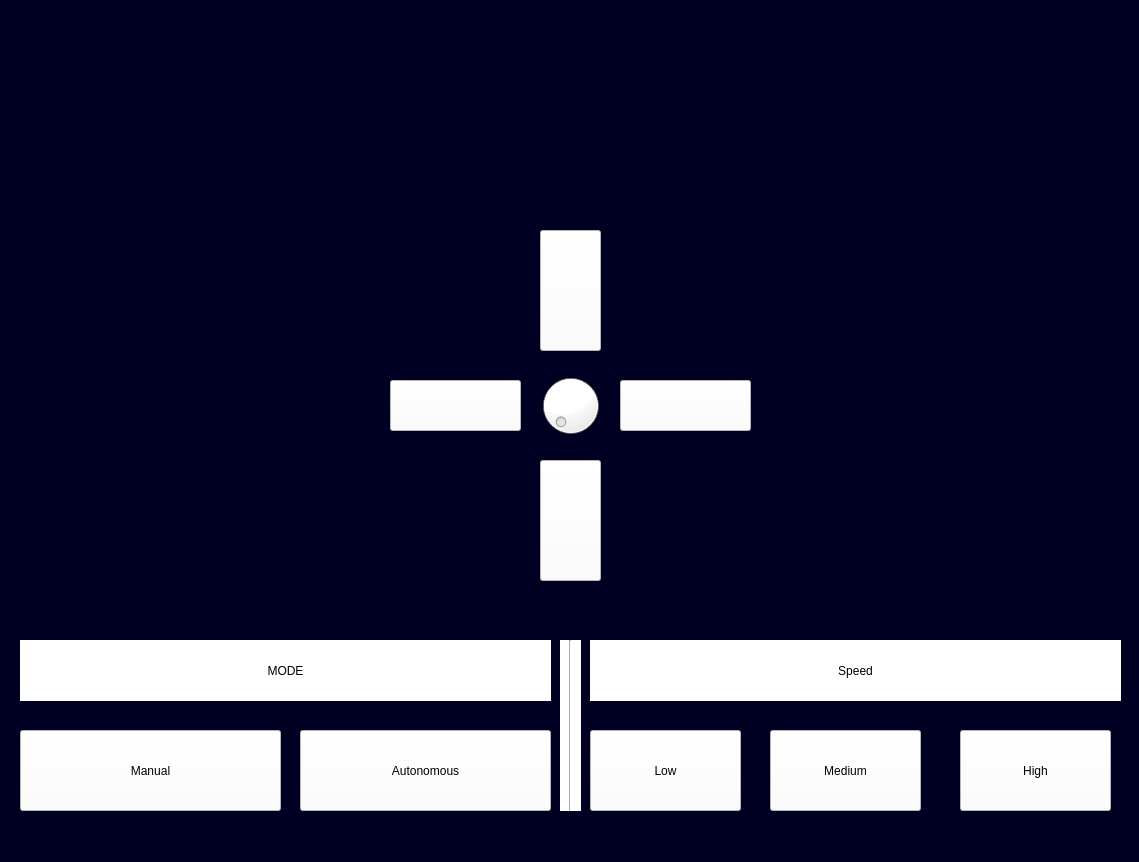
<?xml version="1.0" encoding="UTF-8"?>
<ui version="4.0">
 <class>MainWindow</class>
 <widget class="QMainWindow" name="MainWindow">
  <property name="geometry">
   <rect>
    <x>0</x>
    <y>0</y>
    <width>1139</width>
    <height>862</height>
   </rect>
  </property>
  <property name="windowTitle">
   <string>MainWindow</string>
  </property>
  <property name="layoutDirection">
   <enum>Qt::LeftToRight</enum>
  </property>
  <property name="styleSheet">
   <string notr="true">background-color: rgb(0, 0, 34);
</string>
  </property>
  <widget class="QWidget" name="centralwidget">
   <widget class="QLabel" name="label">
    <property name="geometry">
     <rect>
      <x>480</x>
      <y>-10</y>
      <width>191</width>
      <height>191</height>
     </rect>
    </property>
    <property name="styleSheet">
     <string notr="true">background-image: url(:/images/aqua.jfif);</string>
    </property>
    <property name="text">
     <string/>
    </property>
   </widget>
   <widget class="QPushButton" name="pushButton">
    <property name="geometry">
     <rect>
      <x>20</x>
      <y>730</y>
      <width>261</width>
      <height>81</height>
     </rect>
    </property>
    <property name="styleSheet">
     <string notr="true">background-color: rgb(255, 255, 255);
font: 75 italic 20pt &quot;Times New Roman&quot;;</string>
    </property>
    <property name="text">
     <string>Manual</string>
    </property>
    <property name="checkable">
     <bool>true</bool>
    </property>
    <property name="checked">
     <bool>false</bool>
    </property>
    <property name="autoExclusive">
     <bool>true</bool>
    </property>
    <property name="autoDefault">
     <bool>true</bool>
    </property>
    <property name="default">
     <bool>false</bool>
    </property>
    <property name="flat">
     <bool>false</bool>
    </property>
   </widget>
   <widget class="QPushButton" name="pushButton_2">
    <property name="geometry">
     <rect>
      <x>300</x>
      <y>730</y>
      <width>251</width>
      <height>81</height>
     </rect>
    </property>
    <property name="styleSheet">
     <string notr="true">background-color: rgb(255, 255, 255);
font: 75 italic 20pt &quot;Times New Roman&quot;;</string>
    </property>
    <property name="text">
     <string>Autonomous</string>
    </property>
    <property name="checkable">
     <bool>true</bool>
    </property>
    <property name="autoRepeat">
     <bool>false</bool>
    </property>
    <property name="autoExclusive">
     <bool>true</bool>
    </property>
   </widget>
   <widget class="QLabel" name="label_2">
    <property name="geometry">
     <rect>
      <x>20</x>
      <y>640</y>
      <width>531</width>
      <height>61</height>
     </rect>
    </property>
    <property name="toolTip">
     <string>&lt;html&gt;&lt;head/&gt;&lt;body&gt;&lt;p align=&quot;justify&quot;&gt;&lt;br/&gt;&lt;/p&gt;&lt;/body&gt;&lt;/html&gt;</string>
    </property>
    <property name="layoutDirection">
     <enum>Qt::RightToLeft</enum>
    </property>
    <property name="styleSheet">
     <string notr="true">background-color: rgb(255, 255, 255);
;
font: 75 italic 24pt &quot;Times New Roman&quot;;</string>
    </property>
    <property name="text">
     <string>MODE</string>
    </property>
    <property name="alignment">
     <set>Qt::AlignCenter</set>
    </property>
   </widget>
   <widget class="QLabel" name="label_3">
    <property name="geometry">
     <rect>
      <x>590</x>
      <y>640</y>
      <width>531</width>
      <height>61</height>
     </rect>
    </property>
    <property name="toolTip">
     <string>&lt;html&gt;&lt;head/&gt;&lt;body&gt;&lt;p align=&quot;justify&quot;&gt;&lt;br/&gt;&lt;/p&gt;&lt;/body&gt;&lt;/html&gt;</string>
    </property>
    <property name="layoutDirection">
     <enum>Qt::RightToLeft</enum>
    </property>
    <property name="styleSheet">
     <string notr="true">background-color: rgb(255, 255, 255);
;
font: 75 italic 24pt &quot;Times New Roman&quot;;</string>
    </property>
    <property name="text">
     <string>Speed</string>
    </property>
    <property name="alignment">
     <set>Qt::AlignCenter</set>
    </property>
   </widget>
   <widget class="QPushButton" name="pushButton_3">
    <property name="geometry">
     <rect>
      <x>590</x>
      <y>730</y>
      <width>151</width>
      <height>81</height>
     </rect>
    </property>
    <property name="styleSheet">
     <string notr="true">background-color: rgb(255, 255, 255);
font: 75 italic 20pt &quot;Times New Roman&quot;;</string>
    </property>
    <property name="text">
     <string>Low</string>
    </property>
    <property name="checkable">
     <bool>true</bool>
    </property>
    <property name="autoRepeat">
     <bool>false</bool>
    </property>
    <property name="autoExclusive">
     <bool>true</bool>
    </property>
    <property name="flat">
     <bool>false</bool>
    </property>
   </widget>
   <widget class="QPushButton" name="pushButton_4">
    <property name="geometry">
     <rect>
      <x>770</x>
      <y>730</y>
      <width>151</width>
      <height>81</height>
     </rect>
    </property>
    <property name="styleSheet">
     <string notr="true">background-color: rgb(255, 255, 255);
font: 75 italic 20pt &quot;Times New Roman&quot;;</string>
    </property>
    <property name="text">
     <string>Medium</string>
    </property>
    <property name="checkable">
     <bool>true</bool>
    </property>
    <property name="autoRepeat">
     <bool>false</bool>
    </property>
    <property name="autoExclusive">
     <bool>true</bool>
    </property>
    <property name="flat">
     <bool>false</bool>
    </property>
   </widget>
   <widget class="QPushButton" name="pushButton_5">
    <property name="geometry">
     <rect>
      <x>960</x>
      <y>730</y>
      <width>151</width>
      <height>81</height>
     </rect>
    </property>
    <property name="styleSheet">
     <string notr="true">background-color: rgb(255, 255, 255);
font: 75 italic 20pt &quot;Times New Roman&quot;;</string>
    </property>
    <property name="text">
     <string>High</string>
    </property>
    <property name="checkable">
     <bool>true</bool>
    </property>
    <property name="autoRepeat">
     <bool>false</bool>
    </property>
    <property name="autoExclusive">
     <bool>true</bool>
    </property>
    <property name="flat">
     <bool>false</bool>
    </property>
   </widget>
   <widget class="Line" name="line">
    <property name="geometry">
     <rect>
      <x>560</x>
      <y>640</y>
      <width>21</width>
      <height>171</height>
     </rect>
    </property>
    <property name="styleSheet">
     <string notr="true">background-color: rgb(255, 255, 255);
gridline-color: rgb(255, 255, 255);
color: rgb(255, 255, 255);</string>
    </property>
    <property name="orientation">
     <enum>Qt::Vertical</enum>
    </property>
   </widget>
   <widget class="QPushButton" name="pushButton_8">
    <property name="geometry">
     <rect>
      <x>620</x>
      <y>380</y>
      <width>131</width>
      <height>51</height>
     </rect>
    </property>
    <property name="styleSheet">
     <string notr="true">background-color: rgb(255, 255, 255);</string>
    </property>
    <property name="text">
     <string/>
    </property>
    <property name="icon">
     <iconset resource="images/aqua_image.qrc">
      <normaloff>:/images/right.png</normaloff>:/images/right.png</iconset>
    </property>
    <property name="iconSize">
     <size>
      <width>85</width>
      <height>60</height>
     </size>
    </property>
   </widget>
   <widget class="QPushButton" name="pushButton_10">
    <property name="geometry">
     <rect>
      <x>390</x>
      <y>380</y>
      <width>131</width>
      <height>51</height>
     </rect>
    </property>
    <property name="styleSheet">
     <string notr="true">background-color: rgb(255, 255, 255);</string>
    </property>
    <property name="text">
     <string/>
    </property>
    <property name="icon">
     <iconset resource="images/aqua_image.qrc">
      <normaloff>:/images/left.png</normaloff>:/images/left.png</iconset>
    </property>
    <property name="iconSize">
     <size>
      <width>90</width>
      <height>65</height>
     </size>
    </property>
   </widget>
   <widget class="QPushButton" name="pushButton_6">
    <property name="geometry">
     <rect>
      <x>540</x>
      <y>230</y>
      <width>61</width>
      <height>121</height>
     </rect>
    </property>
    <property name="styleSheet">
     <string notr="true">background-color: rgb(255, 255, 255);</string>
    </property>
    <property name="text">
     <string/>
    </property>
    <property name="icon">
     <iconset resource="images/aqua_image.qrc">
      <normaloff>:/images/up.png</normaloff>:/images/up.png</iconset>
    </property>
    <property name="iconSize">
     <size>
      <width>80</width>
      <height>55</height>
     </size>
    </property>
   </widget>
   <widget class="QPushButton" name="pushButton_7">
    <property name="geometry">
     <rect>
      <x>540</x>
      <y>460</y>
      <width>61</width>
      <height>121</height>
     </rect>
    </property>
    <property name="styleSheet">
     <string notr="true">background-color: rgb(255, 255, 255);</string>
    </property>
    <property name="text">
     <string/>
    </property>
    <property name="icon">
     <iconset resource="images/aqua_image.qrc">
      <normaloff>:/images/down.webp</normaloff>:/images/down.webp</iconset>
    </property>
    <property name="iconSize">
     <size>
      <width>80</width>
      <height>65</height>
     </size>
    </property>
   </widget>
   <widget class="QDial" name="dial">
    <property name="geometry">
     <rect>
      <x>530</x>
      <y>370</y>
      <width>81</width>
      <height>71</height>
     </rect>
    </property>
    <property name="styleSheet">
     <string notr="true">background-color: rgb(255, 255, 255);</string>
    </property>
   </widget>
  </widget>
  <widget class="QMenuBar" name="menubar">
   <property name="geometry">
    <rect>
     <x>0</x>
     <y>0</y>
     <width>1139</width>
     <height>26</height>
    </rect>
   </property>
  </widget>
  <widget class="QStatusBar" name="statusbar"/>
 </widget>
 <resources>
  <include location="images/aqua_image.qrc"/>
 </resources>
 <connections/>
</ui>
